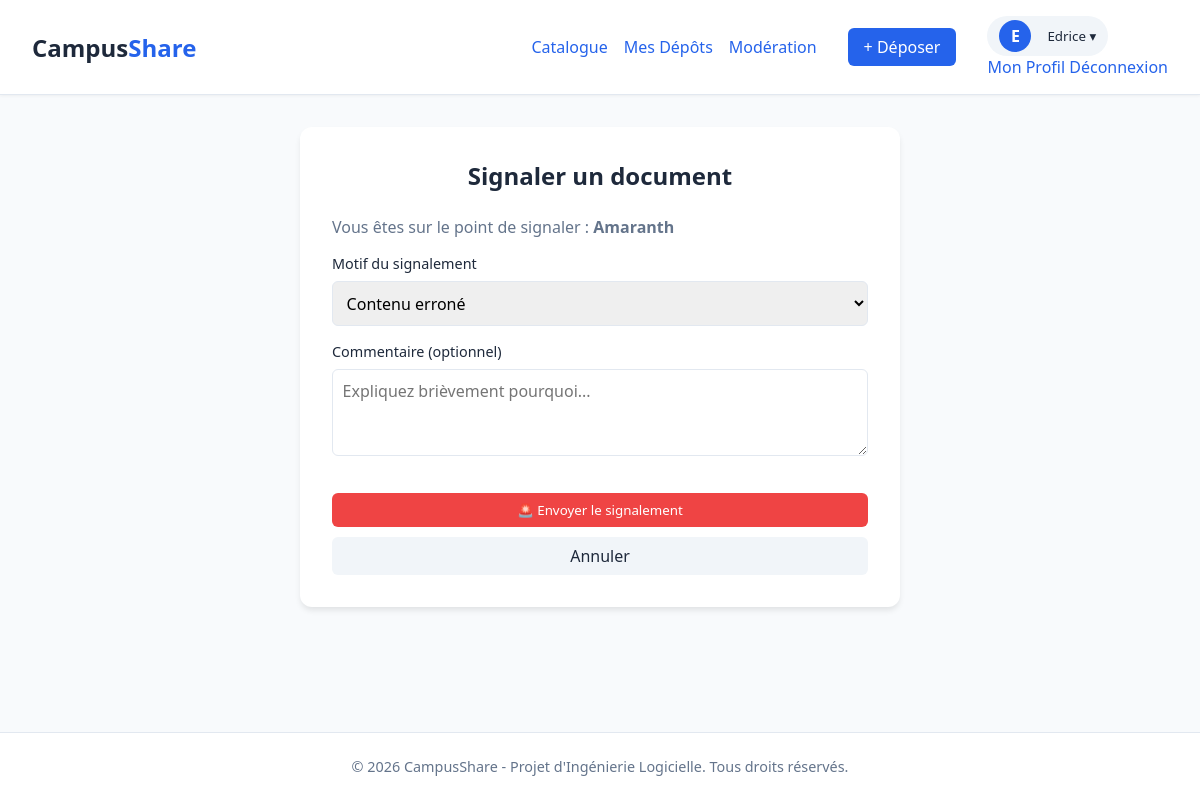
The app's page /catalog/signaler/15/ (signed in) with its own data.
### accounts/models.py (models this page shows, shortened)
class User(AbstractUser):
    class Role(models.TextChoices):
        ETUDIANT = 'ETUDIANT', 'Étudiant'
        DELEGUE = 'DELEGUE', 'Délégué'
        ENSEIGNANT = 'ENSEIGNANT', 'Enseignant'
        ADMIN = 'ADMIN', 'Administrateur'
    role = models.CharField(
        max_length=20,
        choices=Role.choices,
        default=Role.ETUDIANT,
        verbose_name="Rôle"
    )
    filiere = models.ForeignKey(
        'catalog.Filiere',
        on_delete=models.SET_NULL,
        null=True, blank=True,
        related_name='etudiants',
        verbose_name="Filière"
    )
    niveau = models.ForeignKey(
        'catalog.Niveau',
        on_delete=models.SET_NULL,
        null=True, blank=True,
        related_name='etudiants',
        verbose_name="Niveau"
    )
    photo_profil = models.ImageField(
        upload_to='avatars/',
        null=True,
        blank=True,
        verbose_name="Photo de profil"
    )
    class Meta:
        verbose_name = "Utilisateur"
        verbose_name_plural = "Utilisateurs"

### catalog/models.py (models this page shows, shortened)
class Ressource(models.Model):
    class TypeDocument(models.TextChoices):
        SYLLABUS = 'SYLLABUS', 'Syllabus'
        NOTES = 'NOTES', 'Notes de cours'
        TD = 'TD', 'TD'
        TP = 'TP', 'TP'
        EXAMEN = 'EXAMEN', 'Examen'
        CORRIGE = 'CORRIGE', 'Corrigé'
        RESUME = 'RESUME', 'Résumé'
        AUTRE = 'AUTRE', 'Autre'
    class Statut(models.TextChoices):
        EN_ATTENTE = 'EN_ATTENTE', 'En attente'
        PUBLIE = 'PUBLIE', 'Publié'
        REJETE = 'REJETE', 'Rejeté'
        RETIRE = 'RETIRE', 'Retiré'
    titre = models.CharField(max_length=200, verbose_name="Titre")
    filiere = models.ForeignKey(
        Filiere, on_delete=models.PROTECT,
        related_name='ressources', verbose_name="Filière"
    )
    niveau = models.ForeignKey(
        Niveau, on_delete=models.PROTECT,
        related_name='ressources', verbose_name="Niveau"
    )
    matiere = models.ForeignKey(
        Matiere, on_delete=models.PROTECT,
        related_name='ressources', verbose_name="Matière"
    )
    type_document = models.CharField(
        max_length=20, choices=TypeDocument.choices, verbose_name="Type de document"
    )
    annee_academique = models.CharField(
        max_length=9,
        verbose_name="Année académique",
        help_text="Format AAAA-AAAA (ex. 2023-2024)"
    )
    semestre = models.CharField(max_length=10, blank=True, verbose_name="Semestre")
    enseignant_nom = models.CharField(max_length=150, blank=True, verbose_name="Nom de l'enseignant")
    description = models.TextField(blank=True, verbose_name="Description")
    fichier = models.FileField(upload_to='ressources/%Y/%m/', verbose_name="Fichier")
    taille = models.PositiveIntegerField(default=0, verbose_name="Taille (octets)")
    format_fichier = models.CharField(max_length=10, blank=True, verbose_name="Format")
    date_depot = models.DateTimeField(auto_now_add=True, verbose_name="Date de dépôt")
    statut = models.CharField(
        max_length=20, choices=Statut.choices,
        default=Statut.EN_ATTENTE, verbose_name="Statut"
    )
    badge_officiel = models.BooleanField(default=False, verbose_name="Badge officiel")
    motif_rejet = models.TextField(blank=True, verbose_name="Motif de rejet")
    nb_telechargements = models.PositiveIntegerField(default=0, verbose_name="Téléchargements")
    depose_par = models.ForeignKey(
        settings.AUTH_USER_MODEL, on_delete=models.CASCADE,
        related_name='ressources_deposees', verbose_name="Déposé par"
    )
    class Meta:
        verbose_name = "Ressource"
        verbose_name_plural = "Ressources"
        ordering = ['-date_depot']
        indexes = [
            models.Index(fields=['statut', 'annee_academique']),
            models.Index(fields=['filiere', 'niveau']),
        ]

### catalog/views.py (the view, shortened to what this page needs)
# urls.py: path('signaler/<int:ressource_id>/', views.signaler_ressource, name='signaler_ressource'),
@login_required
def signaler_ressource(request, ressource_id):
    ressource = get_object_or_404(Ressource, id=ressource_id)
    return render(request, 'catalog/signaler.html', {'ressource': ressource})

### templates/catalog/signaler.html (shortened to what this page needs)
{% extends 'base.html' %}
{% block content %}
<div class="form-card" style="max-width: 600px;">
    <h2>Signaler un document</h2>
    <p style="margin-bottom: 1rem; color: var(--text-light);">
        Vous êtes sur le point de signaler : <strong>{{ ressource.titre }}</strong>
    </p>
    <form method="post">
        <div class="form-group">
            <label>Motif du signalement</label>
            <select name="motif" class="form-control" required>
                <option value="ERRONE">Contenu erroné</option>
            </select>
        </div>
        <div class="form-group">
            <label>Commentaire (optionnel)</label>
            <textarea name="commentaire" class="form-control" rows="3" placeholder="Expliquez brièvement pourquoi..."></textarea>
        </div>
        <button type="submit" class="btn btn-danger btn-block">🚨 Envoyer le signalement</button>
        <a href="{% url 'catalogue' %}" class="btn btn-secondary btn-block" style="margin-top: 10px;">Annuler</a>
    </form>
</div>
{% endblock %}

### templates/base.html (shortened to what this page needs)
{% load static %}
<!DOCTYPE html>
<html lang="fr">
<head>
    <link rel="stylesheet" href="{% static 'css/style.css' %}">
</head>
<body>
    <nav class="navbar">
        <a href="{% url 'accueil' %}" class="logo">Campus<span>Share</span></a>
        <div class="nav-links">
            {% if user.is_authenticated %}
                <a href="{% url 'catalogue' %}" class="nav-item">Catalogue</a>
                <a href="{% url 'mes_depots' %}" class="nav-item">Mes Dépôts</a>
                {% if user.role == 'ADMIN' or user.role == 'DELEGUE' or user.is_superuser %}
                    <a href="{% url 'file_attente' %}" class="nav-item">Modération</a>
                {% endif %}
                <a href="{% url 'depot_ressource' %}" class="btn btn-primary" style="margin-left: 15px;">+ Déposer</a>
                <div class="dropdown" style="margin-left: 15px;">
                    <button class="dropbtn">
                        <div class="avatar">{{ user.username|first|upper }}</div>
                        <span style="margin-left: 8px;">{{ user.first_name|default:user.username }} ▾</span>
                    </button>
                    <div class="dropdown-content">
                        <a href="{% url 'profil' %}">Mon Profil</a>
                        <a href="{% url 'deconnexion' %}" class="text-danger">Déconnexion</a>
                    </div>
                </div>
            {% else %}
                <a href="{% url 'catalogue' %}" class="nav-item">Catalogue</a>
                <a href="{% url 'connexion' %}" class="btn btn-secondary">Connexion</a>
                <a href="{% url 'inscription' %}" class="btn btn-primary">S'inscrire</a>
            {% endif %}
        </div>
    </nav>
    <main class="container">
        {% block content %}{% endblock %}
    </main>
    <footer>
        <p>&copy; 2026 CampusShare - Projet d'Ingénierie Logicielle. Tous droits réservés.</p>
    </footer>
</body>
</html>

### static/css/style.css (style rules this page uses)
:root { --primary: #2563eb; --primary-hover: #1d4ed8; --secondary: #f1f5f9; --text-dark: #1e293b; --text-light: #64748b; --danger: #ef4444; --success: #22c55e; --border: #e2e8f0; }
* { box-sizing: border-box; margin: 0; padding: 0; font-family: 'Segoe UI', Tahoma, Geneva, Verdana, sans-serif; }
body { background-color: #f8fafc; color: var(--text-dark); display: flex; flex-direction: column; min-height: 100vh; }
.navbar { background-color: white; padding: 1rem 2rem; display: flex; justify-content: space-between; align-items: center; border-bottom: 1px solid var(--border); box-shadow: 0 1px 3px rgba(0,0,0,0.05); }
.dropbtn { background-color: var(--secondary); color: var(--text-dark); padding: 4px 12px; border: none; border-radius: 20px; cursor: pointer; font-weight: 500; display: flex; align-items: center; gap: 8px; transition: background 0.2s; }
.avatar { width: 32px; height: 32px; background-color: var(--primary); color: white; border-radius: 50%; display: flex; justify-content: center; align-items: center; font-weight: bold; font-size: 1rem; }
.logo { font-size: 1.5rem; font-weight: bold; text-decoration: none; color: var(--text-dark); }
.logo span { color: var(--primary); }
.nav-links { display: flex; align-items: center; gap: 1rem; }
.btn { padding: 0.5rem 1rem; border-radius: 6px; text-decoration: none; font-weight: 500; cursor: pointer; border: none; transition: background 0.2s; display: inline-block; text-align: center; }
.btn-primary { background-color: var(--primary); color: white; }
.btn-secondary { background-color: var(--secondary); color: var(--text-dark); }
.btn-danger { background-color: var(--danger); color: white; }
.btn-block { width: 100%; margin-top: 1rem; }
.container { flex: 1; max-width: 1000px; margin: 2rem auto; padding: 0 1rem; width: 100%; }
.form-card { background: white; max-width: 500px; margin: 0 auto; padding: 2rem; border-radius: 12px; box-shadow: 0 4px 6px -1px rgba(0,0,0,0.1); }
.form-card h2 { margin-bottom: 1.5rem; text-align: center; }
.form-group { margin-bottom: 1rem; }
.form-group label { display: block; margin-bottom: 0.5rem; font-weight: 500; font-size: 0.9rem; }
.form-control { width: 100%; padding: 0.6rem; border: 1px solid var(--border); border-radius: 6px; font-size: 1rem; transition: border-color 0.2s; }
footer { text-align: center; padding: 1.5rem; background: white; border-top: 1px solid var(--border); color: var(--text-light); font-size: 0.9rem; }
a { color: var(--primary); text-decoration: none; }

### records on screen
User: username|first "E", first_name "Edrice"
Ressource: titre "Amaranth"
